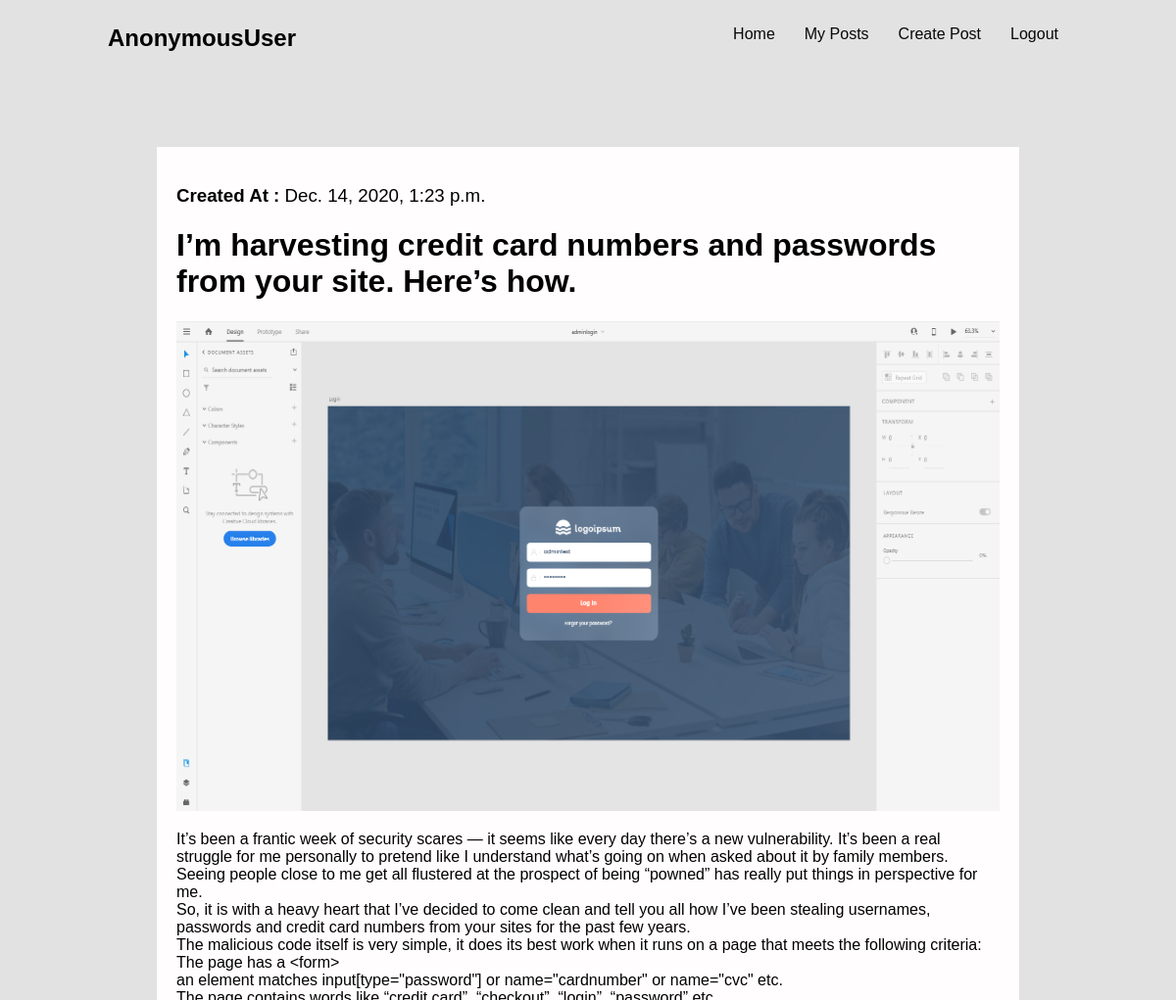
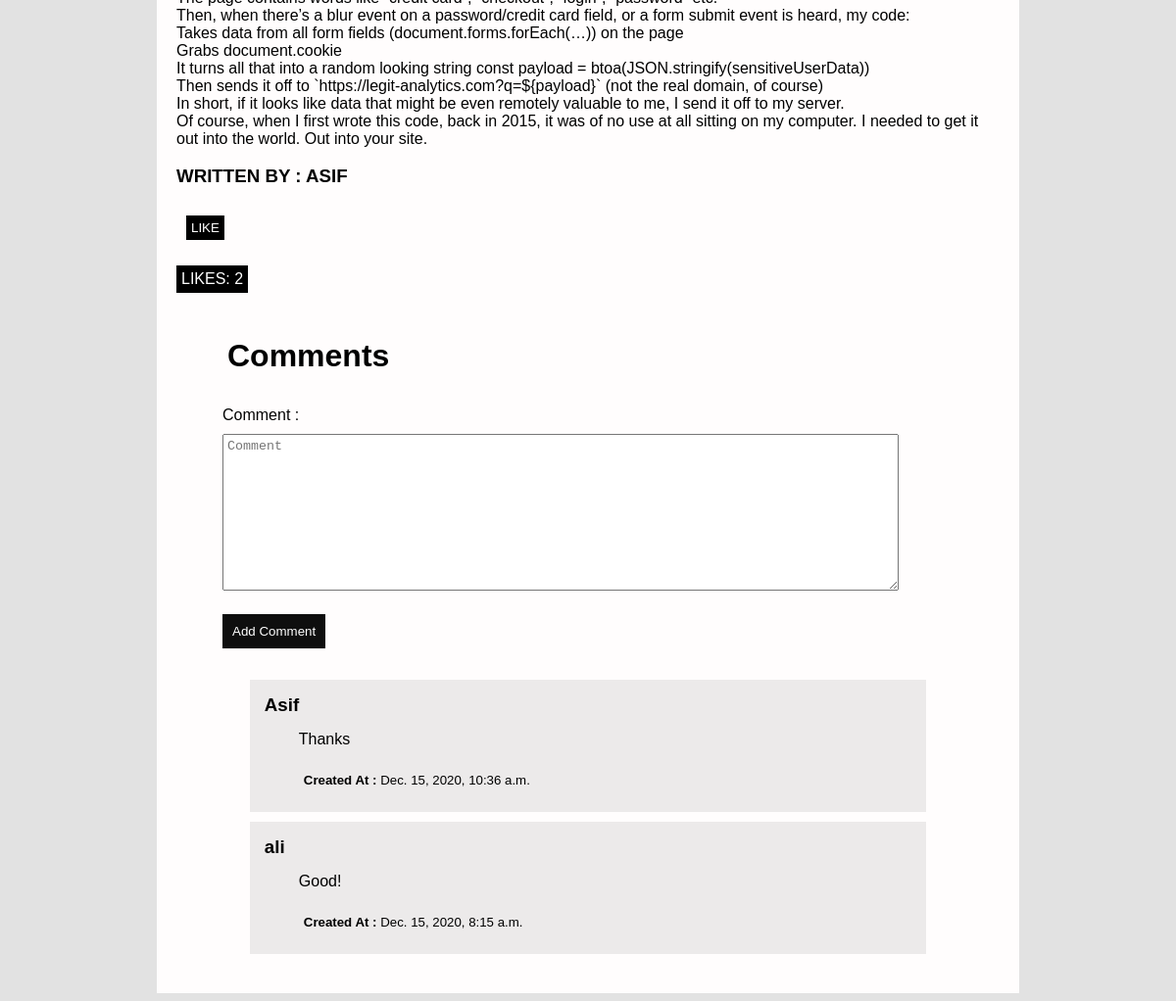
/posts/13, run on the app's committed database (2 pictures, top to bottom).
### blog/models.py (models this page shows, shortened)
class Blog(models.Model):
       owner = models.ForeignKey(User, on_delete=models.CASCADE, related_name="blog")
       title = models.CharField(max_length=1000)
       short_body = models.CharField(max_length=5000)
       blog_img = models.ImageField(upload_to = 'media/')
       body = models.TextField()
       like = models.ManyToManyField(User, related_name='blog_posts')
       created_time = models.DateTimeField(auto_now_add=True, null=True)
       def get_likes(self):
              return "\n".join([str(p) for p in self.like.all()])
       class Meta:
              ordering = ['-id']

class Comment(models.Model):
       owner = models.ForeignKey(User, on_delete=models.CASCADE, related_name='comment')
       blog = models.ForeignKey(
              Blog,
              on_delete=models.CASCADE,
              related_name="comnents"
       )
       body = models.TextField()
       like = models.ManyToManyField(User, related_name="blog_comments", blank=True)
       created_time = models.DateTimeField(auto_now_add=True)
       class Meta:
              ordering = ['-id']

### blog/views.py (the view, shortened to what this page needs)
# urls.py: path("posts/<int:pk>", views.PostDetailView.as_view(), name="post_detail")
class PostDetailView(generic.View):
       def get(self, request, pk):
              post = get_object_or_404(Blog, pk=pk)
              comments = post.comnents.all()
              comment_form = CreateCommentForm()
              data = {
                     "post":post,
                     "user":request.user,
                     'comments':comments,
                     'comment_form':comment_form,
                     'like':post.like.filter(id=request.user.id).exists()
              }
              return render(request, 'post_detail.html', context=data)

### blog/forms.py
class CreateCommentForm(forms.Form):
       body = forms.CharField(widget=forms.Textarea(attrs={"placeholder":"Comment"}), label='Comment ')

### templates/post_detail.html (shortened to what this page needs)
<!DOCTYPE html>
<html lang="en">
<head>
       {% load static %}
       <link rel="stylesheet" href="{% static '/styles/detail.css' %}">
</head>
<body>
       <nav class="navbar">
              <h1 class="user">{{ user }}</h1>
              <ul>
                     <li><a href="{% url 'home' %}">Home</a></li>
                     <li><a href="{% url 'myposts' %}">My Posts</a></li>
                     <li><a href="{% url 'create_post' %}">Create Post</a></li>
                     <li><a href="{% url 'logout' %}">Logout</a></li>
              </ul>
       </nav>
       <div class="post">
              <h3>Created At : <span class="created_time">{{ post.created_time }}</span></h3>
              <a class="title" href=""><h1 class="post_title">{{ post.title }}</h1></a>
              <img width="60%" height="500px" src="{{post.blog_img.url}}" alt="">
              <p class="post_body">{{ post.body | linebreaks }}</p>
              <h3 style="text-transform: uppercase;">Written by : {{ post.owner }}</h3>
              <form action="/posts/{{ post.id }}" method="post">
                     {% if like %}
                            <input class="dislike-btn" type="submit" id="" value="dislike">
                     {% else %}
                            <input class="like-btn" type="submit" id="" value="like">
                     {% endif %}
              </form>
              <p class="likes-count">Likes: {{ post.get_likes | wordcount}}</p>
              <br>
              <div class="comments">
                     <h1 class="comment-head">Comments</h1>
                     <form class="comment_form" method="POST" action="/createcomment/{{ post.id }}" >
                            {{ comment_form }}
                            <button type="submit">Add Comment</button>
                     </form>
                     {% for comment in comments %}
                            <div class="comment">
                                   <h3 class="from_comment">{{ comment.owner }}</h3>
                                   <p class="comment_body">{{ comment.body }}</p>
                                   <h5>Created At : <span class="created_time">{{ comment.created_time }}</span></h5>
                            </div>
                     {% endfor %}
              </div>
       </div>
</body>
</html>

### blog/static/styles/detail.css (style rules this page uses)
body { margin: 0px; padding: 0px; font-family: Verdana, Geneva, Tahoma, sans-serif; background: #e2e2e2; }
.user { margin: 15px 100px; }
.navbar { padding: 10px; width: 90%; display: flex; justify-content: space-between; }
.navbar ul { display: flex; list-style: none; }
.navbar ul li { margin: 0 10px; }
.navbar ul li a { text-decoration: none; padding: 10px; color: rgb(8, 8, 8); transition: 0.3s; text-decoration: none; }
.navbar ul li a::after { content: ''; display: block; width: 0; margin-top: 10px; height: 2px; background: #000; transition: width .3s; }
.post { width: 70%; margin: 50px auto; background: rgb(255, 253, 253); padding: 20px; font-family: Verdana, Geneva, Tahoma, sans-serif; }
.title { text-decoration: none; color: black; }
.post img { width: 100%; }
.likes-count { background-color: black; color: white; padding: 5px; border: none; display: inline-block; text-transform: uppercase; }
.like-btn { background-color: black; color: white; padding: 5px; border: none; margin: 10px; text-transform: uppercase; }
.created_time { font-weight: 500; }
.comment-head { margin: 20px 10px; }
.comments { width: 90%; background: rgb(255, 253, 253); margin: 0 auto; padding: 10px 10px; }
.comment { width: 90%; margin: 10px auto; background: rgb(236, 234, 234); padding: 5px 5px; }
.comment h3 { margin: 10px 10px; }
.comment h5 { padding: 10px; }
.comment p { padding: 5px; width: 80%; }
.comment p, h5 { margin: 10px 40px; }
.comment_form { padding: 5px 5px; margin: 1% auto; width: 90%; color: rgb(3, 3, 3); display: inline-block; }
.comment_form textarea { padding: 4px; width: 100%; margin: 10px auto; }
.comment_form button { background: rgb(14, 14, 14); color: white; padding: 10px; border: none; margin: 10px auto; }

### data on the page
Blog: created_time "Dec. 14, 2020, 1:23 p.m.", title "I’m harvesting credit card numbers and passwords from your site. Here’s how.", blog_img (picture), body "It’s been a frantic week of security scares — it seems like every day there’s a new vulnerability. It’s been a real struggle for me personally to pretend like I understand what’s going on when asked about it by family members. Seeing people close to me get all flustered at the prospect of being “powned” has really put things in perspective for me. So, it is with a heavy heart that I’ve decided to come clean and tell you all how I’ve been stealing usernames, passwords and credit card numbers from your sites for the past few years. The malicious code itself is very simple, it does its best work when it runs on a page that meets the following criteria: The page has a <form> an element matches…", owner "ASIF", get_likes "2"
Comment: owner "Asif", body "Thanks", created_time "Dec. 15, 2020, 10:36 a.m."
Comment: owner "ali", body "Good!", created_time "Dec. 15, 2020, 8:15 a.m."

### other printed values
{{ user }} "AnonymousUser"
